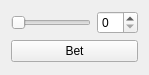
<?xml version="1.0" encoding="UTF-8"?>
<ui version="4.0">
 <class>BetControls</class>
 <widget class="QWidget" name="BetControls">
  <property name="geometry">
   <rect>
    <x>0</x>
    <y>0</y>
    <width>149</width>
    <height>75</height>
   </rect>
  </property>
  <property name="windowTitle">
   <string>Form</string>
  </property>
  <property name="autoFillBackground">
   <bool>false</bool>
  </property>
  <layout class="QVBoxLayout" name="verticalLayout">
   <item>
    <layout class="QHBoxLayout" name="horizontalLayout">
     <item>
      <widget class="QSlider" name="betSlider">
       <property name="orientation">
        <enum>Qt::Horizontal</enum>
       </property>
      </widget>
     </item>
     <item>
      <widget class="QSpinBox" name="betSpinBox"/>
     </item>
    </layout>
   </item>
   <item>
    <widget class="QPushButton" name="betButton">
     <property name="text">
      <string>Bet</string>
     </property>
    </widget>
   </item>
  </layout>
 </widget>
 <resources/>
 <connections>
  <connection>
   <sender>betSlider</sender>
   <signal>valueChanged(int)</signal>
   <receiver>betSpinBox</receiver>
   <slot>setValue(int)</slot>
   <hints>
    <hint type="sourcelabel">
     <x>51</x>
     <y>22</y>
    </hint>
    <hint type="destinationlabel">
     <x>119</x>
     <y>22</y>
    </hint>
   </hints>
  </connection>
  <connection>
   <sender>betSpinBox</sender>
   <signal>valueChanged(int)</signal>
   <receiver>betSlider</receiver>
   <slot>setValue(int)</slot>
   <hints>
    <hint type="sourcelabel">
     <x>119</x>
     <y>22</y>
    </hint>
    <hint type="destinationlabel">
     <x>51</x>
     <y>22</y>
    </hint>
   </hints>
  </connection>
  <connection>
   <sender>betButton</sender>
   <signal>clicked()</signal>
   <receiver>BetControls</receiver>
   <slot>placeBet()</slot>
   <hints>
    <hint type="sourcelabel">
     <x>73</x>
     <y>56</y>
    </hint>
    <hint type="destinationlabel">
     <x>145</x>
     <y>56</y>
    </hint>
   </hints>
  </connection>
 </connections>
 <slots>
  <slot>placeBet()</slot>
 </slots>
</ui>
